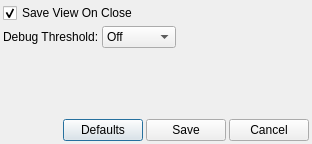
<ui version="4.0" >
 <class>Options</class>
 <widget class="QDialog" name="Options" >
  <property name="geometry" >
   <rect>
    <x>0</x>
    <y>0</y>
    <width>312</width>
    <height>144</height>
   </rect>
  </property>
  <property name="windowTitle" >
   <string>Table Browser Options</string>
  </property>
  <layout class="QVBoxLayout" >
   <property name="margin" >
    <number>3</number>
   </property>
   <property name="spacing" >
    <number>3</number>
   </property>
   <item>
    <layout class="QHBoxLayout" >
     <property name="margin" >
      <number>0</number>
     </property>
     <property name="spacing" >
      <number>3</number>
     </property>
     <item>
      <widget class="QCheckBox" name="viewBox" >
       <property name="text" >
        <string>Save View On Close</string>
       </property>
       <property name="checked" >
        <bool>true</bool>
       </property>
      </widget>
     </item>
     <item>
      <spacer>
       <property name="orientation" >
        <enum>Qt::Horizontal</enum>
       </property>
       <property name="sizeHint" >
        <size>
         <width>241</width>
         <height>20</height>
        </size>
       </property>
      </spacer>
     </item>
    </layout>
   </item>
   <item>
    <layout class="QHBoxLayout" >
     <property name="margin" >
      <number>0</number>
     </property>
     <property name="spacing" >
      <number>3</number>
     </property>
     <item>
      <widget class="QLabel" name="label" >
       <property name="text" >
        <string>Debug Threshold:</string>
       </property>
      </widget>
     </item>
     <item>
      <widget class="QComboBox" name="debugChooser" >
       <item>
        <property name="text" >
         <string>Off</string>
        </property>
       </item>
       <item>
        <property name="text" >
         <string>Low</string>
        </property>
       </item>
       <item>
        <property name="text" >
         <string>Medium</string>
        </property>
       </item>
       <item>
        <property name="text" >
         <string>High</string>
        </property>
       </item>
      </widget>
     </item>
     <item>
      <spacer>
       <property name="orientation" >
        <enum>Qt::Horizontal</enum>
       </property>
       <property name="sizeHint" >
        <size>
         <width>151</width>
         <height>20</height>
        </size>
       </property>
      </spacer>
     </item>
    </layout>
   </item>
   <item>
    <spacer>
     <property name="orientation" >
      <enum>Qt::Vertical</enum>
     </property>
     <property name="sizeHint" >
      <size>
       <width>20</width>
       <height>151</height>
      </size>
     </property>
    </spacer>
   </item>
   <item>
    <layout class="QHBoxLayout" >
     <property name="margin" >
      <number>0</number>
     </property>
     <property name="spacing" >
      <number>3</number>
     </property>
     <item>
      <spacer>
       <property name="orientation" >
        <enum>Qt::Horizontal</enum>
       </property>
       <property name="sizeHint" >
        <size>
         <width>40</width>
         <height>20</height>
        </size>
       </property>
      </spacer>
     </item>
     <item>
      <widget class="QPushButton" name="defaultsButton" >
       <property name="text" >
        <string>Defaults</string>
       </property>
      </widget>
     </item>
     <item>
      <widget class="QPushButton" name="saveButton" >
       <property name="text" >
        <string>Save</string>
       </property>
      </widget>
     </item>
     <item>
      <widget class="QPushButton" name="cancelButton" >
       <property name="text" >
        <string>Cancel</string>
       </property>
      </widget>
     </item>
    </layout>
   </item>
  </layout>
 </widget>
 <resources/>
 <connections/>
</ui>
